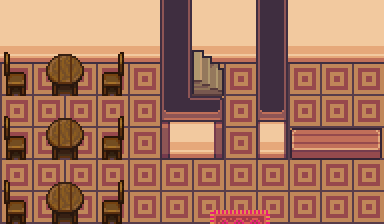

A 2D game scene composited from a Tiled map and its tileset images. What follows is a short description and the map's XML, with each tile layer's data collapsed to a summary:
An orthogonal 12x7 tile map with 32x32 px tiles, 4 tile layers (Tile Layer 1, Tile Layer 2, Tile Layer 3, Above player), 4 tilesets and 19 objects (11x event, 8x collision).

<map version="1.10" tiledversion="git" orientation="orthogonal" renderorder="right-down" compressionlevel="0" width="12" height="7" tilewidth="32" tileheight="32" infinite="0" nextlayerid="7" nextobjectid="59">
 <properties>
  <property name="edges" value="clamped" />
  <property name="inside" type="bool" value="true" />
  <property name="scenario" value="xero" />
  <property name="slug" value="taba_house3" />
  <property name="map_type" value="notype" />
 </properties>
 <tileset firstgid="1" source="../gfx/tilesets/core_indoor_floors.tsx" />
 <tileset firstgid="3865" source="../gfx/tilesets/core_indoor_walls.tsx" />
 <tileset firstgid="7729" source="../gfx/tilesets/core_set pieces.tsx" />
 <tileset firstgid="9279" source="../gfx/tilesets/core_indoor_stairs.tsx" />
 <layer id="1" name="Tile Layer 1" width="12" height="7">
  <data>[84 cells, 84 non-empty, 3 distinct tile ids]</data>
 </layer>
 <layer id="2" name="Tile Layer 2" width="12" height="7">
  <data>[84 cells, 32 non-empty, 19 distinct tile ids]</data>
 </layer>
 <layer id="3" name="Tile Layer 3" width="12" height="7">
  <data>[84 cells, 0 non-empty, 0 distinct tile ids]</data>
 </layer>
 <layer id="4" name="Above player" width="12" height="7">
  <data>[84 cells, 12 non-empty, 4 distinct tile ids]</data>
 </layer>
 <objectgroup color="#ff0000" id="5" name="Collisions">
  <object id="29" type="collision" x="32" y="192" width="64" height="32" />
  <object id="33" type="collision" x="0" y="32" width="384" height="32" />
  <object id="39" type="collision" x="256" y="64" width="32" height="96" />
  <object id="41" type="collision" x="288" y="128" width="96" height="32" />
  <object id="42" type="collision" x="32" y="64" width="64" height="32" />
  <object id="43" type="collision" x="32" y="128" width="64" height="32" />
  <object id="45" type="collision" x="160" y="64" width="32" height="32" />
  <object id="46" type="collision" x="160" y="96" width="64" height="64" />
 </objectgroup>
 <objectgroup color="#ffff00" id="6" name="Events">
  <object id="23" name="Play Music" type="event" x="352" y="0" width="32" height="32">
   <properties>
    <property name="act10" value="play_music music_home" />
    <property name="cond10" value="not music_playing music_home" />
   </properties>
  </object>
  <object id="27" name="Go Outside" type="event" x="224" y="192" width="32" height="32">
   <properties>
    <property name="act10" value="transition_teleport player,taba_town.tmx,33,4,0.3" />
    <property name="act20" value="char_face player,down" />
    <property name="cond10" value="is char_at player" />
    <property name="cond20" value="is char_facing player,down" />
   </properties>
  </object>
  <object id="48" name="Create Owner" type="event" x="320" y="96" width="32" height="32">
   <properties>
    <property name="act1" value="create_npc taba_house3_owner,10,3" />
    <property name="act2" value="char_face taba_house3_owner" />
    <property name="cond1" value="not char_exists taba_house3_owner" />
   </properties>
  </object>
  <object id="51" name="Talk1" type="event" x="320" y="160" width="32" height="32">
   <properties>
    <property name="act1" value="char_face taba_house3_owner,down" />
    <property name="act2" value="translated_dialog taba_house3_owner1" />
    <property name="cond1" value="is char_at player" />
    <property name="cond2" value="is char_facing player,up" />
    <property name="cond3" value="is button_pressed INTERACT" />
   </properties>
  </object>
  <object id="52" name="Create Client1" type="event" x="0" y="192" width="32" height="32">
   <properties>
    <property name="act1" value="create_npc nurse2,0,6" />
    <property name="act2" value="char_face nurse2,right" />
    <property name="cond1" value="not char_exists nurse2" />
   </properties>
  </object>
  <object id="53" name="Talk Client1" type="event" x="0" y="32" width="32" height="32">
   <properties>
    <property name="act1" value="translated_dialog taba_house3_client1a" />
    <property name="behav1" value="talk nurse2" />
   </properties>
  </object>
  <object id="54" name="Create Client2" type="event" x="96" y="128" width="32" height="32">
   <properties>
    <property name="act1" value="create_npc knight4,3,4" />
    <property name="act2" value="char_face knight4,left" />
    <property name="cond1" value="not char_exists knight4" />
   </properties>
  </object>
  <object id="55" name="Talk Client2" type="event" x="64" y="32" width="32" height="32">
   <properties>
    <property name="act1" value="translated_dialog taba_house3_client2a" />
    <property name="behav1" value="talk knight4" />
   </properties>
  </object>
  <object id="56" name="Create Client3" type="event" x="0" y="64" width="32" height="32">
   <properties>
    <property name="act1" value="create_npc knight3,0,2" />
    <property name="act2" value="char_face knight3,right" />
    <property name="cond1" value="not char_exists knight3" />
   </properties>
  </object>
  <object id="57" name="Talk Client3" type="event" x="128" y="32" width="32" height="32">
   <properties>
    <property name="act1" value="translated_dialog taba_house3_client3a" />
    <property name="behav1" value="talk knight3" />
   </properties>
  </object>
  <object id="58" name="Go Up" type="event" x="192" y="64" width="32" height="32">
   <properties>
    <property name="act10" value="transition_teleport player,taba_house3_upstairs.tmx,7,2,0.3" />
    <property name="act20" value="char_face player,right" />
    <property name="cond10" value="is char_at player" />
    <property name="cond20" value="is char_facing player,left" />
   </properties>
  </object>
 </objectgroup>
</map>
